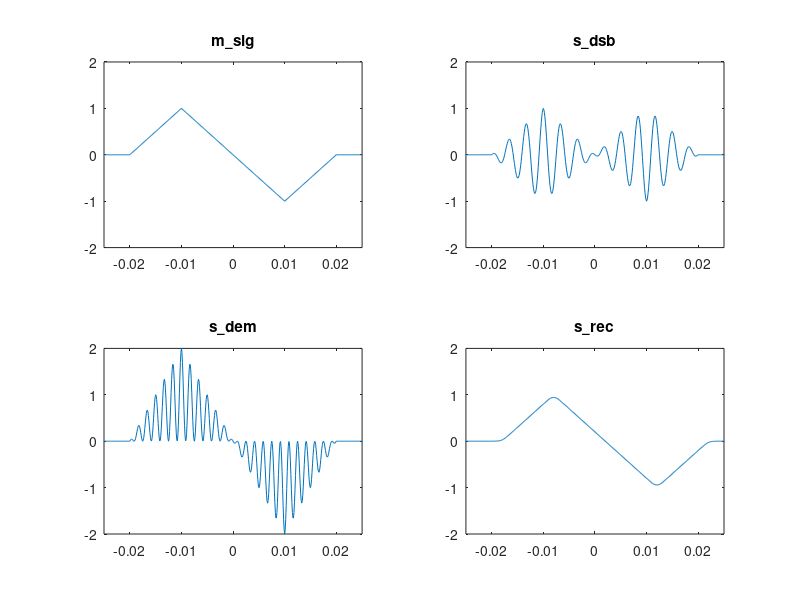
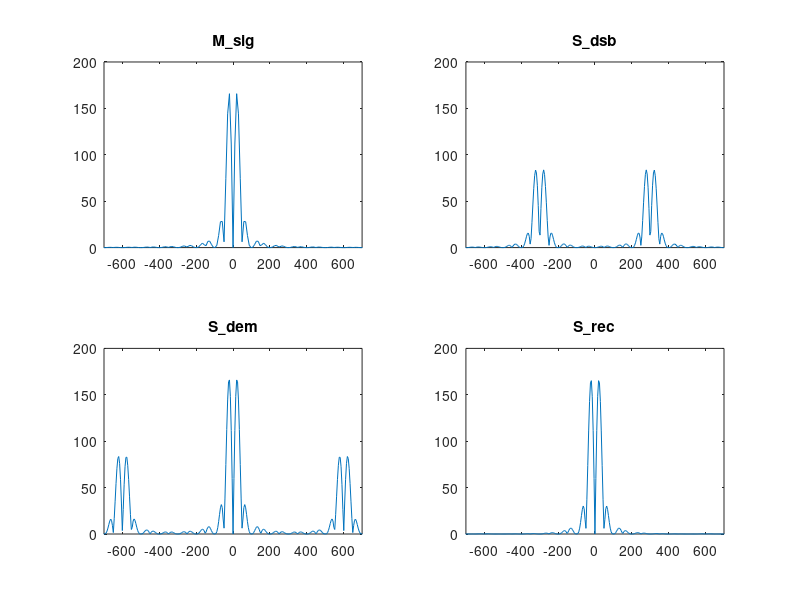

Source code (MATLAB) for these figures, in order:
%%% Illustrate DSB modulation  using triangle function
%%% Defining message signal as a triangle signal, in real life however, this
%%% could be anything like voice signal etc. that we would want to transmit
function ExampleDSBdemfilt

clear all;
clf;

ts=10^(-4);
t=-0.04:ts:0.04;
Ta=0.01;
m_sig=triangl((t+0.01)/0.01)-triangl((t-0.01)/0.01);
Lm_sig=length(m_sig);
Lfft=length(t);   % defining DFT (or FFT) size
Lfft=2^ceil(log2(Lfft))  % making Lfft a power of 2 since this makes the fft algorithm work fast
M_sig=fftshift(fft(m_sig,Lfft))  % i.e. calculating the frequency domain message signal,
                                 % fft algorithm calculates points from ) to Lfft-1, hence we use fftshift on this
                                 % result to order samples from -Lfft/2 to Lfft/2 -1 
freqm=(-Lfft/2:Lfft/2-1)/(Lfft*ts) % Defining the frequency axis for the frequency domain DSB modulated signal
B_m=150;
h=fir1(40,[B_m*ts]) % defining a FIR filter of order 40 and cutoff frequency B_m*ts

%%% DSB modulation
fc=300; % carrier frequency
s_dsb=m_sig.*cos(2*pi*fc*t) % recall DSB modulation works by multiplying message signal by a cos function at the carrier frequency
Lfft=length(t)
Lfft=2^ceil(log2(Lfft)+1) % increasing fft size by another factor of 2
S_dsb=fftshift(fft(s_dsb,Lfft)); % obtaining frequency domain modulated signal
freqs=(-Lfft/2:Lfft/2-1)/(Lfft*ts) % Defining the frequency axis for the frequency domain DSB modulated signal


%%% DSB Demodulation
s_dem=s_dsb.*cos(2*pi*fc*t)*2 % Demodulationb begins by multiplying with the carrier
S_dem=fftshift(fft(s_dem,Lfft)); % Demodulatede signal in frequency domain

% Using an ideal low pass filter with bandwidth 150 Hz
s_rec=filter(h,1,s_dem)
S_rec=fftshift(fft(s_rec,Lfft)); % Demodulatede signal in frequency domain
 


Trange=[-0.025 0.025 -2 2] % This specifies the range of axis for the plot, the first two parameters are range limits for x-axis, and last two parameters are for y-axis
Frange=[-700 700 0 200] % axis range for frequency domain plots
figure(1)
subplot(221); plot(t,m_sig)
axis(Trange) % set x-axis and y-axis limits 
title('m\_sig')

subplot(222); plot(t,s_dsb)
axis(Trange)
title('s\_dsb')

subplot(223); plot(t, s_dem)
axis(Trange) % set x-axis and y-axis limits 
title('s\_dem')

subplot(224); plot(t,s_rec)
axis(Trange)
title('s\_rec')


figure(2)
subplot(221); plot(freqm,abs(M_sig))
axis(Frange) % set x-axis and y-axis limits 
title('M\_sig')

subplot(222); plot(freqs,abs(S_dsb))
axis(Frange)
title('S\_dsb')

subplot(223); plot(freqs, abs(S_dem))
axis(Frange) % set x-axis and y-axis limits 
title('S\_dem')

subplot(224); plot(freqs,abs(S_rec))
axis(Frange)
title('S\_rec')




%%% Defining triangl function  used in above code
% triangl(t)=1-|t| , if |t|<1
% triangl(t)=0 , if |t|>1


function y = triangl(t)
y=(1-abs(t)).*(t>=-1).*(t<1); % i.e. setting y to 1 -|t|  if  |t|<1 and to 0 if not
%end

%%% example usage
% t=-5:.1:5
% y=triangl(t)
% stem(t,y)